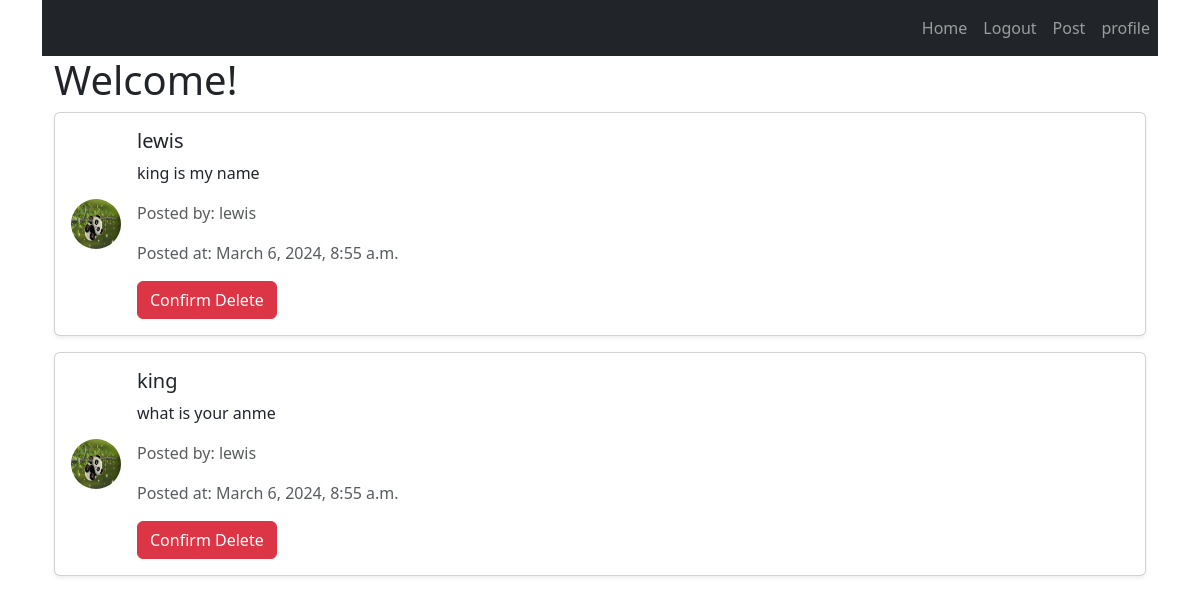
The app's page / (signed in), older data.
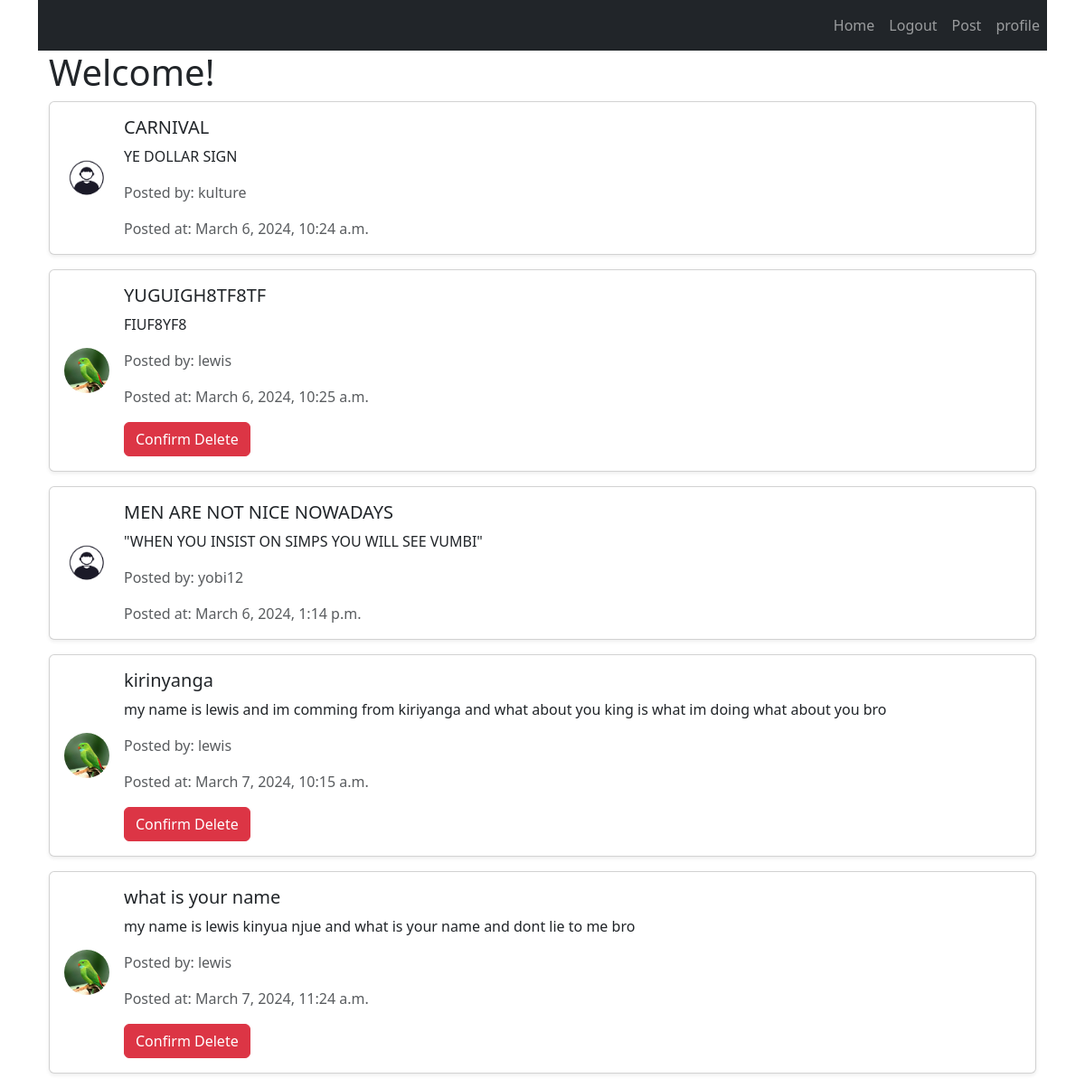
The same page, newer data.
### main/models.py (models this page shows)
class Post(models.Model):
    user = models.ForeignKey(User,on_delete=models.CASCADE)
    title=models.CharField(max_length=255)
    description = models.TextField()
    date_posted = models.DateTimeField(auto_now_add=True)
    date_updated = models.DateTimeField(auto_now=True)

class Profile(models.Model):
    user=models.OneToOneField(User, on_delete=models.CASCADE)
    image=models.ImageField( default='default.png', upload_to='images')

### main/views.py (the view)
# urls.py: 2. Add a URL to urlpatterns:  path('', views.home, name='home')
def home(request):
        if request.user.is_authenticated:
            post = Post.objects.all()
            return render(request, 'main/home.html',{
                'posts':post
            })
        else:
            return HttpResponseRedirect(reverse('login'))

### main/templates/main/home.html (shortened to what this page needs)
{% extends 'main/layout.html' %}
{% block body %}
<div class="container">
    <h1>Welcome!</h1>
    {% for post in posts %}
        <div class="row mb-3">
            <div class="col">
                <div class="card shadow-sm">
                    <div class="card-body d-flex align-items-center">
                        <img src="{{ post.user.profile.image.url }}" alt="User profile picture" class="rounded-circle me-3" style="width: 50px; height: 50px;">
                        <div class="flex-grow-1">
                            <h5 class="card-title">{{ post.title }}</h5>
                            <p class="card-text">{{ post.description }}</p>
                            <p class="card-text text-muted">Posted by: {{ post.user.username }}</p>
                            <p class="card-text text-muted">Posted at: {{ post.date_updated }}</p>
                            {% if user == post.user %}
                                <form method="post" action="{% url 'delete_post' post.id %}">
                                    <button type="submit" class="btn btn-danger">Confirm Delete</button>
                                </form>
                            {% endif %}
                        </div>
                    </div>
                </div>
            </div>
        </div>
    {% endfor %}
</div>
{% endblock %}

### main/templates/main/layout.html (shortened to what this page needs)
{% load crispy_forms_tags %}
<!doctype html>
<html lang="en">
<head>
  <link href="https://cdn.jsdelivr.net/npm/bootstrap@5.3.3/dist/css/bootstrap.min.css" rel="stylesheet">
</head>
<body>
  <div class="container" >
    <nav class="navbar navbar-expand-sm navbar-dark bg-dark">
      <div class="collapse navbar-collapse justify-content-end" id="navbarSupportedContent">
        <ul class="nav navbar-nav">
          <li class="nav-item">
            <a class="nav-link" href="{% url 'home' %}">Home</a>
          </li>
          {% if user.is_authenticated %}
            <li class="nav-item">
              <a class="nav-link" href="{% url 'logout' %}">Logout</a>
              <li class="nav-item">
                <a class="nav-link" href="{% url 'post' %}">Post</a>
                <li class="nav-item">
                  <a class="nav-link" href="{% url 'profile' %}">profile</a>
              </li>
            </li>
          {% endif %}
        </ul>
      </div>
    </nav>
    {% block body %}
    {% endblock %}
  </div>
</body>
</html>

Row changes from the older to the newer data that the page shows:
removed Post: user.profile.image (picture), title "lewis", description "king is my name", user.username "lewis", date_updated "March 6, 2024, 8:55 a.m.", shows "Confirm Delete"
removed Post: user.profile.image (picture), title "king", description "what is your anme", user.username "lewis", date_updated "March 6, 2024, 8:55 a.m.", shows "Confirm Delete"
added Post: user.profile.image (placeholder picture), title "CARNIVAL", description "YE DOLLAR SIGN", user.username "kulture", date_updated "March 6, 2024, 10:24 a.m."
added Post: user.profile.image (picture), title "YUGUIGH8TF8TF", description "FIUF8YF8", user.username "lewis", date_updated "March 6, 2024, 10:25 a.m.", shows "Confirm Delete"
added Post: user.profile.image (placeholder picture), title "MEN ARE NOT NICE NOWADAYS", description "\"WHEN YOU INSIST ON SIMPS YOU WILL SEE VUMBI\"", user.username "yobi12", date_updated "March 6, 2024, 1:14 p.m."
added Post: user.profile.image (picture), title "kirinyanga", description "my name is lewis and im comming from kiriyanga and what about you king is what im doing what about you bro", user.username "lewis", date_updated "March 7, 2024, 10:15 a.m.", shows "Confirm Delete"
added Post: user.profile.image (picture), title "what is your name", description "my name is lewis kinyua njue and what is your name and dont lie to me bro", user.username "lewis", date_updated "March 7, 2024, 11:24 a.m.", shows "Confirm Delete"
